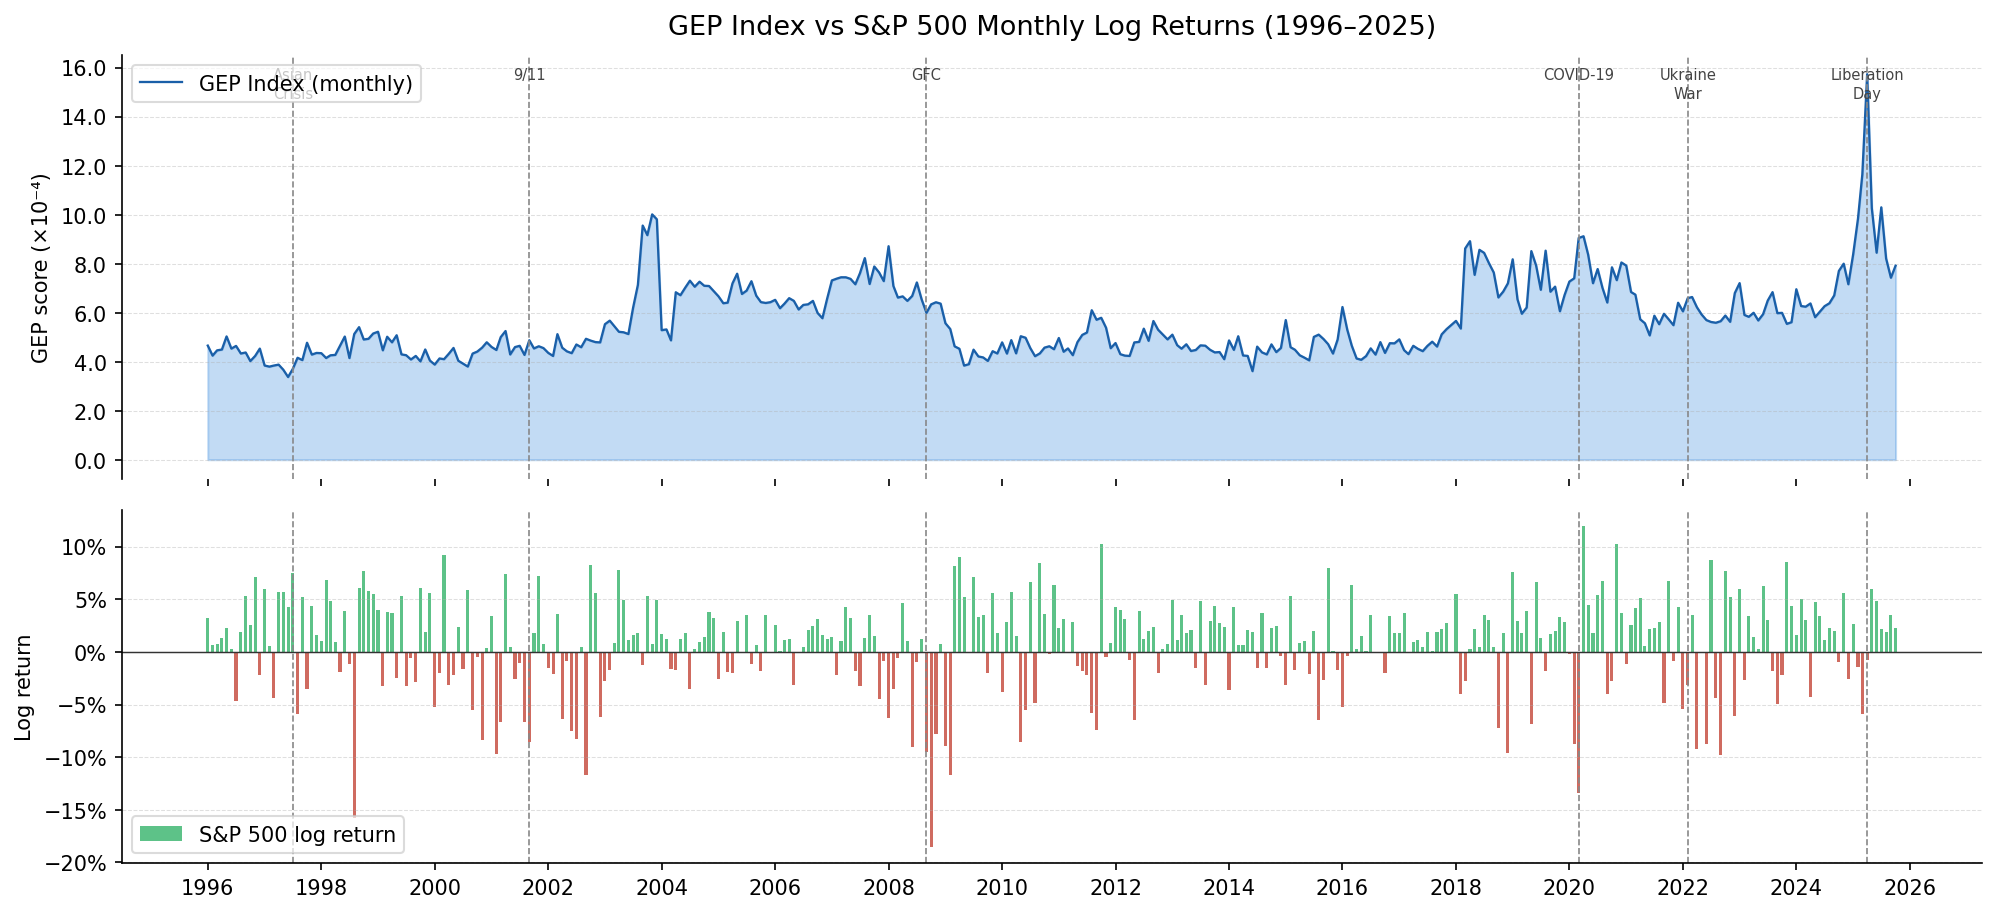

This figure's Python source:
#!/usr/bin/env python3
# -*- coding: utf-8 -*-
"""
GEP Index (Monthly, Revised) vs S&P 500 Log Returns — two-panel comparison
No z-scoring: GEP shown at natural scale, S&P shown as log returns.
"""

import os
import pandas as pd
import numpy as np
import matplotlib.pyplot as plt
import matplotlib.dates as mdates
import matplotlib.ticker as mticker
import yfinance as yf

BASE = os.path.dirname(os.path.abspath(__file__))

# ── Load GEP monthly index ─────────────────────────────────────────────────────
monthly = pd.read_csv(f"{BASE}/GEP_Monthly_Index.csv")
monthly['month'] = pd.to_datetime(monthly['month'])
monthly = monthly.set_index('month').sort_index()

# ── Download S&P 500 monthly close ─────────────────────────────────────────────
sp500_raw = yf.download('^GSPC', start='1995-12-01', end='2025-12-31',
                        interval='1mo', auto_adjust=True, progress=False)
sp500 = sp500_raw[['Close']].copy()
sp500.index = sp500.index.to_period('M').to_timestamp()
sp500.columns = ['sp500']
sp500 = sp500.sort_index()

# ── Compute monthly log returns ────────────────────────────────────────────────
sp500['log_ret'] = np.log(sp500['sp500'] / sp500['sp500'].shift(1))
sp500 = sp500.dropna()

# ── Merge on common months ─────────────────────────────────────────────────────
df = monthly[['GEP_monthly']].join(sp500[['log_ret']], how='inner')
df['gep_scaled'] = df['GEP_monthly'] * 10_000   # ×10⁻⁴ for readability

# ── Key events ────────────────────────────────────────────────────────────────
events = {
    '1997-07': 'Asian\nCrisis',
    '2001-09': '9/11',
    '2008-09': 'GFC',
    '2020-03': 'COVID-19',
    '2022-02': 'Ukraine\nWar',
    '2025-04': 'Liberation\nDay',
}

# ── Plot ───────────────────────────────────────────────────────────────────────
fig, (ax1, ax2) = plt.subplots(2, 1, figsize=(16, 7),
                                sharex=True,
                                gridspec_kw={'height_ratios': [1.2, 1], 'hspace': 0.08})

# — Top panel: GEP index level ─────────────────────────────────────────────────
ax1.fill_between(df.index, df['gep_scaled'], alpha=0.30, color='#378ADD', step=None)
ax1.plot(df.index, df['gep_scaled'], color='#1A5FA8', linewidth=1.1,
         label='GEP Index (monthly)')
ax1.set_ylabel('GEP score (×10⁻⁴)', fontsize=10)
ax1.yaxis.set_major_formatter(mticker.FormatStrFormatter('%.1f'))
ax1.grid(axis='y', linestyle='--', linewidth=0.5, alpha=0.4)
ax1.spines['top'].set_visible(False)
ax1.spines['right'].set_visible(False)
ax1.spines['bottom'].set_visible(False)
ax1.legend(fontsize=10, framealpha=0.7, loc='upper left')
ax1.set_title('GEP Index vs S&P 500 Monthly Log Returns (1996–2025)',
              fontsize=13, pad=10)

# — Bottom panel: S&P 500 log returns ─────────────────────────────────────────
colors = ['#C0392B' if r < 0 else '#27AE60' for r in df['log_ret']]
ax2.bar(df.index, df['log_ret'], color=colors, width=20, alpha=0.75,
        label='S&P 500 log return')
ax2.axhline(0, color='#333333', linewidth=0.7)
ax2.set_ylabel('Log return', fontsize=10)
ax2.yaxis.set_major_formatter(mticker.PercentFormatter(xmax=1, decimals=0))
ax2.grid(axis='y', linestyle='--', linewidth=0.5, alpha=0.4)
ax2.spines['top'].set_visible(False)
ax2.spines['right'].set_visible(False)
ax2.legend(fontsize=10, framealpha=0.7, loc='lower left')

# — Shared x-axis ──────────────────────────────────────────────────────────────
ax2.xaxis.set_major_locator(mdates.YearLocator(2))
ax2.xaxis.set_major_formatter(mdates.DateFormatter('%Y'))
plt.setp(ax2.xaxis.get_majorticklabels(), rotation=0, ha='center')

# — Event vertical lines across both panels ────────────────────────────────────
for month_str, label in events.items():
    ts = pd.Timestamp(month_str)
    if ts in df.index:
        for ax in (ax1, ax2):
            ax.axvline(ts, color='#888888', linewidth=0.8,
                       linestyle='--', zorder=2)
        # label at top of upper panel
        ax1.text(ts, ax1.get_ylim()[1] * 0.97, label,
                 fontsize=7, ha='center', va='top',
                 color='#444444', linespacing=1.3)

plt.tight_layout()
out = f"{BASE}/gep_vs_sp500_logret.png"
plt.savefig(out, dpi=150, bbox_inches='tight')
print(f"Saved: {out}")
plt.close()
